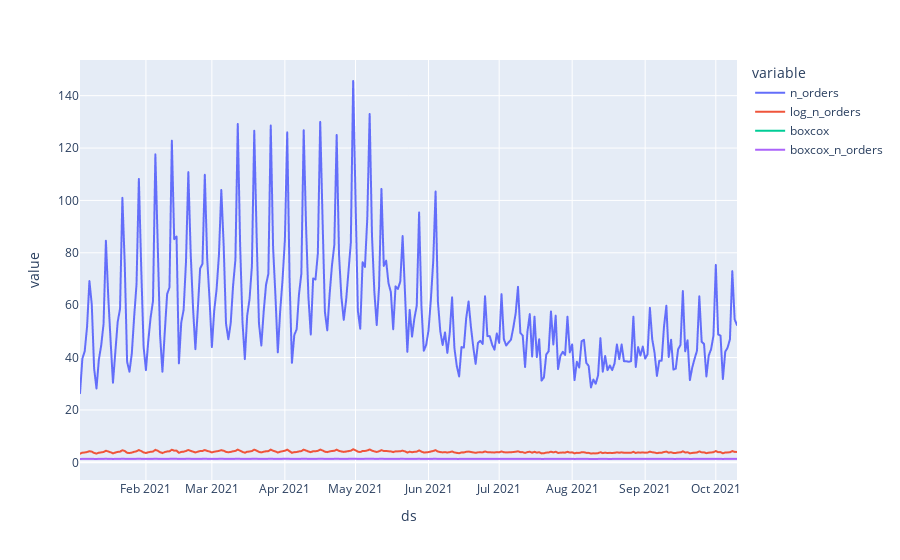

The cell this chart's notebook holds for it:
### Code cell
ts["boxcox_n_orders"] = boxcox(ts.n_orders, lmbda=maxlog)
ts.plot()

### Figure 1 — Plotly figure (JSON) as saved in the notebook; plotly's stock layout.template omitted (floating-point values rounded to 4 significant figures; data arrays with more than 128 entries replaced by an {"elided": "..."} marker saying what was removed)
{"data": [{"hovertemplate": "variable=n_orders<br>ds=%{x}<br>value=%{y}<extra></extra>", "legendgroup": "n_orders", "line": {"color": "#636efa", "dash": "solid"}, "mode": "lines", "name": "n_orders", "showlegend": true, "type": "scattergl", "x": {"elided": "280 str values"}, "xaxis": "x", "y": {"elided": "280 float values"}, "yaxis": "y"}, {"hovertemplate": "variable=log_n_orders<br>ds=%{x}<br>value=%{y}<extra></extra>", "legendgroup": "log_n_orders", "line": {"color": "#EF553B", "dash": "solid"}, "mode": "lines", "name": "log_n_orders", "showlegend": true, "type": "scattergl", "x": {"elided": "280 str values"}, "xaxis": "x", "y": {"elided": "280 float values"}, "yaxis": "y"}, {"hovertemplate": "variable=boxcox<br>ds=%{x}<br>value=%{y}<extra></extra>", "legendgroup": "boxcox", "line": {"color": "#00cc96", "dash": "solid"}, "mode": "lines", "name": "boxcox", "showlegend": true, "type": "scattergl", "x": {"elided": "280 str values"}, "xaxis": "x", "y": {"elided": "280 float values"}, "yaxis": "y"}, {"hovertemplate": "variable=boxcox_n_orders<br>ds=%{x}<br>value=%{y}<extra></extra>", "legendgroup": "boxcox_n_orders", "line": {"color": "#ab63fa", "dash": "solid"}, "mode": "lines", "name": "boxcox_n_orders", "showlegend": true, "type": "scattergl", "x": {"elided": "280 str values"}, "xaxis": "x", "y": {"elided": "280 float values"}, "yaxis": "y"}], "layout": {"legend": {"title": {"text": "variable"}, "tracegroupgap": 0}, "margin": {"t": 60}, "xaxis": {"anchor": "y", "domain": [0, 1], "title": {"text": "ds"}}, "yaxis": {"anchor": "x", "domain": [0, 1], "title": {"text": "value"}}}}
